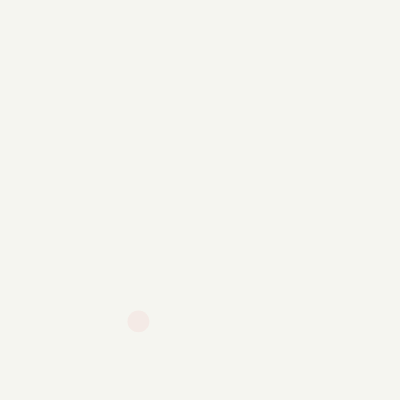
Frame 1 (no input)
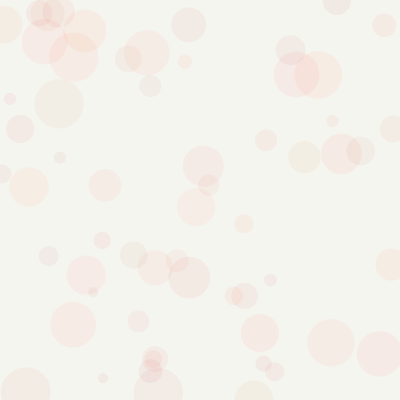
Frame 60 (no input)
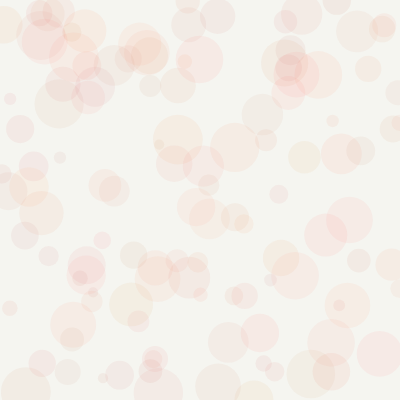
Frame 120 (the mouse pressed at the canvas centre since frame 60)

The p5.js sketch that drew these frames (run headless with seeded random() and noise() and a simulated clock; from frame 60 on, the mouse is pressed at the canvas centre):

// p5.js sketch
// ── sketch.js
function setup() {
  createCanvas(400, 400);
  background(245, 245, 240);
}

function draw() {
  noStroke();
  fill(random(200, 255), random(100, 150), random(80, 120), 20);
  circle(random(width), random(height), random(10, 50));
}
// ── about.html
<!DOCTYPE html>
<html>
<head>
  <meta charset="UTF-8">
  <title>About — Grief Portrait</title>
  <link href="https://fonts.googleapis.com/css2?family=Crimson+Text:ital,wght@0,400;0,600;0,700;1,400&display=swap" rel="stylesheet">
  <link rel="stylesheet" href="css/style.css">
  <style>
    * { margin: 0; padding: 0; box-sizing: border-box; }
    
    body {
      font-family: 'Crimson Text', Georgia, serif;
      background: #F5F5F0;
      color: #1A1A1A;
      line-height: 1.7;
      overflow-x: hidden;
    }
    
    #bg-canvas {
      position: fixed;
      top: 0;
      left: 0;
      width: 100%;
      height: 100%;
      z-index: 0;
      pointer-events: none;
    }
    
    .about-page {
      position: relative;
      z-index: 1;
      max-width: 680px;
      margin: 0 auto;
      padding: 100px 40px 80px;
    }
    
    .about-page h1 {
      font-size: 3.2rem;
      font-weight: 700;
      margin-bottom: 0.5rem;
      background: linear-gradient(135deg, #C73E1D 0%, #2E5EAA 50%, #D4A017 100%);
      -webkit-background-clip: text;
      -webkit-text-fill-color: transparent;
      background-clip: text;
      line-height: 1.2;
    }
    
    .subtitle {
      font-size: 1.1rem;
      color: #666;
      font-style: italic;
      margin-bottom: 3rem;
    }
    
    .about-page h2 {
      font-size: 0.8rem;
      text-transform: uppercase;
      letter-spacing: 0.15em;
      margin-top: 3rem;
      margin-bottom: 1rem;
      font-weight: 600;
    }
    
    .about-page h2:nth-of-type(1) { color: #C73E1D; }
    .about-page h2:nth-of-type(2) { color: #2E5EAA; }
    .about-page h2:nth-of-type(3) { color: #8B6914; }
    .about-page h2:nth-of-type(4) { color: #5B4A3C; }
    
    .about-page p {
      margin-bottom: 1.3rem;
      font-size: 1.1rem;
      color: #333;
    }
    
    .about-page em {
      color: #C73E1D;
      font-style: italic;
    }
    
    .sources {
      list-style: none;
      padding: 0;
      margin-top: 1rem;
    }
    
    .sources li {
      margin-bottom: 0.8rem;
      font-size: 1rem;
      padding-left: 1.5rem;
      position: relative;
    }
    
    .sources li::before {
      content: "→";
      position: absolute;
      left: 0;
      color: #C73E1D;
    }
    
    .sources a {
      color: #1A1A1A;
      text-decoration: none;
      border-bottom: 1px solid #ccc;
      transition: border-color 0.3s;
    }
    
    .sources a:hover {
      border-bottom-color: #C73E1D;
    }
    
    .back-about {
      display: inline-block;
      margin-top: 4rem;
      padding: 12px 24px;
      border: 1px solid #1A1A1A;
      color: #1A1A1A;
      text-decoration: none;
      font-size: 0.9rem;
      transition: all 0.3s;
    }
    
    .back-about:hover {
      background: #1A1A1A;
      color: #F5F5F0;
    }
    
    @media (max-width: 600px) {
      .about-page h1 { font-size: 2.2rem; }
      .about-page { padding: 60px 24px; }
    }
  </style>
</head>
<body>
  <div id="bg-canvas"></div>
  
  <div class="about-page">
    <h1>About Grief Portrait</h1>
    <p class="subtitle">Computation as memorial</p>
    
    <h2>Concept</h2>
    <p>Half of the world's 7,000 languages may vanish by 2100. Most will leave no audio recording, no dictionary, no trace. <em>Grief Portrait</em> asks: what if a language's final presence could be visual?</p>
    <p>Each generative form grows from the phonetic structure of the language itself — Unicode values map to color, speaker count to density, vitality to saturation. The result is not a representation of the language, but a portrait of its absence.</p>
    
    <h2>Method</h2>
    <p>Built with p5.js and Perlin noise flow fields. Each particle's hue derives from the language's name in its own script. Fewer particles for dying languages. Slower movement for contemplation. The code is the memorial.</p>
    
    <h2>Sources</h2>
    <ul class="sources">
      <li><a href="https://unesdoc.unesco.org/ark:/48223/pf0000187026">UNESCO Atlas of the World's Languages in Danger</a></li>
      <li><a href="https://www.ethnologue.com">Ethnologue</a></li>
      <li><a href="https://en.wikipedia.org/wiki/Ainu_language">Wikipedia — Ainu language</a></li>
      <li><a href="https://en.wikipedia.org/wiki/Silbo_Gomero">Wikipedia — Silbo Gomero</a></li>
      <li><a href="https://en.wikipedia.org/wiki/Nǁng_language">Wikipedia — Nǁng language</a></li>
    </ul>

    <h2>Context</h2>
    <p>This project was built as part of a portfolio exploring computation as a medium for social documentation — connecting technical skill to questions of memory, loss, and preservation.</p>
    
    <a href="index.html" class="back-about">← Back to gallery</a>
  </div>

  <script src="https://cdnjs.cloudflare.com/ajax/libs/p5.js/1.9.0/p5.min.js"></script>
  <script>
    new p5(function(p) {
      let particles = [];
      
      p.setup = function() {
        let canvas = p.createCanvas(window.innerWidth, window.innerHeight);
        canvas.parent('bg-canvas');
        
        for (let i = 0; i < 40; i++) {
          particles.push({
            x: p.random(p.width),
            y: p.random(p.height),
            size: p.random(3, 8),
            speed: p.random(0.2, 0.6),
            hue: p.random([30, 200, 25])
          });
        }
      };
      
      p.draw = function() {
        p.background(245, 245, 240, 50); // very faint trail effect
        
        for (let pt of particles) {
          p.noStroke();
          p.fill(pt.hue, 60, 85, 60); // visible but soft
          p.circle(pt.x, pt.y, pt.size);
          
          pt.y -= pt.speed;
          pt.x += p.sin(p.frameCount * 0.008 + pt.y * 0.005) * 0.3;
          
          if (pt.y < -20) {
            pt.y = p.height + 20;
            pt.x = p.random(p.width);
          }
        }
      };
      
      p.windowResized = function() {
        p.resizeCanvas(window.innerWidth, window.innerHeight);
      };
    });
  </script>
</body>
</html>
// ── ainu-test.html
<!DOCTYPE html>
<html>
<head>
  <meta charset="UTF-8">
  <title>Ainu Language</title>
  <style>
    body {
      background-color: #F5F5F0;
      color: #1A1A1A;
      font-family: Georgia, serif;
      margin: 0;
      padding: 40px;
    }
    .container {
      max-width: 600px;
      margin: 0 auto;
    }
    h1 {
      font-size: 2.5rem;       
      margin-bottom: 0.2rem;  
    }
    p, li {
      line-height: 1.6;
   }
  </style>
</head>
<body>
  <div class="container">
  <h1 >アイヌ (Ainu)</h1>
  <p>The Ainu language is indigenous to northern Japan.</p>
  <ul>
    <li>Status: Critically Endangered</li>
    <li>Speakers: ~10 native speakers</li>
    <li>Region: Hokkaido, Japan</li>
  </ul>
  <p>Sample: "イランカラㇷ゚テ" (irankarapte — "hello")</p>
  </div>
</body>
</html>

// ── ainu.html
<!DOCTYPE html>
<html>
<head>
  <meta charset="UTF-8">
  <title>Ainu — Grief Portrait</title>
  <link href="https://fonts.googleapis.com/css2?family=Crimson+Text&display=swap" rel="stylesheet">
  <link rel="stylesheet" href="css/gallery.css">
</head>
<body>
  <a href="index.html" class="back-arrow">←</a>
  
  <div class="piece-page">
    <div class="canvas-container" id="canvas-container"></div>
    <div class="overlay">
      <div class="script">アイヌ</div>
      <h2>Ainu</h2>
      <p class="meta">Isolate · Hokkaido, Japan</p>
      <span class="status">Critically Endangered</span>
      <p class="meta">~10 native speakers</p>
      <p class="sample">"イランカラㇷ゚テ" — irankarapte, "hello"</p>
    </div>
  </div>
  <script src="https://cdnjs.cloudflare.com/ajax/libs/p5.js/1.9.0/p5.min.js"></script>
  <script>
   const ainuBaseHue = 48;    // warm amber gold
    const ainuSat = 50;       // muted, like old paper
    const ainuBri = 82;       // soft
    const ainuParticleCount = 700;     // dense but delicate
    const ainuFlowSpeed = 0.0012;      // contemplative
    
    new p5(function(p) {
      let particles = [];
      let flowField;
      let scl = 20;
      let cols, rows;
      let zoff = 0;
 
      p.setup = function() {
        p.createCanvas(window.innerWidth, window.innerHeight).parent('canvas-container');
        p.colorMode(p.HSB, 360, 100, 100, 100);
        p.background(42, 12, 97);
        cols = p.floor(p.width / scl);
        rows = p.floor(p.height / scl);
        flowField = new Array(cols * rows);
        for (let i = 0; i < ainuParticleCount; i++) {
          particles.push({
            pos: p.createVector(p.random(p.width), p.random(p.height)),
            vel: p.createVector(0, 0),
            acc: p.createVector(0, 0),
            prevPos: p.createVector(p.random(p.width), p.random(p.height)),
            hueOff: p.random(-25, 25)
          });
        }
      };

      p.draw = function() {
        let yoff = 0;
        for (let y = 0; y < rows; y++) {
          let xoff = 0;
          for (let x = 0; x < cols; x++) {
            let idx = x + y * cols;
            let angle = p.noise(xoff, yoff, zoff) * p.TWO_PI * 2;
            flowField[idx] = p5.Vector.fromAngle(angle).setMag(1);
            xoff += 0.1;
          }
          yoff += 0.1;
        }
        zoff += ainuFlowSpeed;

        for (let i = 0; i < particles.length; i++) {
          let pt = particles[i];
          let x = p.floor(pt.pos.x / scl);
          let y = p.floor(pt.pos.y / scl);
          let idx = x + y * cols;
          if (flowField[idx]) pt.acc.add(flowField[idx]);
          pt.vel.add(pt.acc);
          pt.vel.limit(2);
          pt.pos.add(pt.vel);
          pt.acc.mult(0);
          
          if (pt.pos.x > p.width) { pt.pos.x = 0; pt.prevPos.x = 0; }
          if (pt.pos.x < 0) { pt.pos.x = p.width; pt.prevPos.x = p.width; }
          if (pt.pos.y > p.height) { pt.pos.y = 0; pt.prevPos.y = 0; }
          if (pt.pos.y < 0) { pt.pos.y = p.height; pt.prevPos.y = p.height; }
          
          let h = (ainuBaseHue + pt.hueOff + 360) % 360;
          p.stroke(h, ainuSat + p.random(-10, 10), ainuBri + p.random(-10, 10), 15);
          p.strokeWeight(0.7);
          p.line(pt.pos.x, pt.pos.y, pt.prevPos.x, pt.prevPos.y);
          pt.prevPos.x = pt.pos.x;
          pt.prevPos.y = pt.pos.y;
        }
      };
    });
    
  </script>
</body>
</html>

// ── gallery.css
* {
  margin: 0;
  padding: 0;
  box-sizing: border-box;
}

body {
  font-family: 'Crimson Text', Georgia, serif;
  background: #F5F5F0;
  color: #1A1A1A;
  line-height: 1.6;
}

/* LANDING PAGE */
.landing {
  min-height: 100vh;
  display: flex;
  flex-direction: column;
  justify-content: center;
  align-items: center;
  text-align: center;
  padding: 40px;
  position: relative;
  z-index: 1;
}

.landing h1 {
  font-size: 4rem;
  font-weight: 700;
  margin-bottom: 1rem;
  background: linear-gradient(135deg, #C73E1D 0%, #2E5EAA 50%, #D4A017 100%);
  -webkit-background-clip: text;
  -webkit-text-fill-color: transparent;
  background-clip: text;
}

.landing p {
  font-size: 1.2rem;
  max-width: 500px;
  margin-bottom: 2.5rem;
  color: #555;
}

.language-list {
  list-style: none;
  display: flex;
  gap: 40px;
  flex-wrap: wrap;
  justify-content: center;
}

.language-list a {
  color: #1A1A1A;
  text-decoration: none;
  font-size: 1.2rem;
  border-bottom: 1px solid transparent;
  transition: border-color 0.3s;
  padding-bottom: 2px;
}

.language-list a:hover {
  border-bottom-color: #1A1A1A;
}

.about-link {
  margin-top: 2rem;
  color: #888;
  text-decoration: none;
  font-size: 0.9rem;
  transition: color 0.3s;
}

.about-link:hover {
  color: #1A1A1A;
}

/* LANGUAGE PAGES */
.piece-page {
  position: relative;
  width: 100vw;
  height: 100vh;
  overflow: hidden;
}

.canvas-container {
  position: absolute;
  top: 0;
  left: 0;
  width: 100%;
  height: 100%;
}

.back-arrow {
  position: fixed;
  top: 24px;
  left: 24px;
  z-index: 100;
  color: #1A1A1A;
  text-decoration: none;
  font-size: 1.4rem;
  width: 44px;
  height: 44px;
  display: flex;
  align-items: center;
  justify-content: center;
  border-radius: 50%;
  background: rgba(245, 245, 240, 0.9);
}

.overlay {
  position: absolute;
  bottom: 40px;
  left: 40px;
  z-index: 10;
  background: rgba(245, 245, 240, 0.95);
  padding: 28px 32px;
  max-width: 320px;
  border-left: 4px solid;
}

.overlay.ainu { border-left-color: #C73E1D; }
.overlay.silbo { border-left-color: #2E5EAA; }
.overlay.nuu { border-left-color: #8B6914; }

.overlay .script {
  font-size: 3rem;
  line-height: 1;
  margin-bottom: 6px;
  font-weight: 600;
}

.overlay h2 {
  font-size: 1.5rem;
  margin-bottom: 4px;
  font-weight: 700;
}

.overlay .meta {
  font-size: 0.85rem;
  color: #666;
  margin-bottom: 8px;
}

.overlay .status {
  display: inline-block;
  font-size: 0.7rem;
  text-transform: uppercase;
  letter-spacing: 0.1em;
  padding: 3px 8px;
  margin-bottom: 8px;
  border: 1px solid;
  font-weight: 600;
}

.overlay.ainu .status { color: #C73E1D; border-color: #C73E1D; }
.overlay.silbo .status { color: #2E5EAA; border-color: #2E5EAA; }
.overlay.nuu .status { color: #8B6914; border-color: #8B6914; }

.overlay .sample {
  font-size: 0.9rem;
  font-style: italic;
  color: #444;
  margin-top: 6px;
  padding-top: 6px;
  border-top: 1px solid #ddd;
}

/* ABOUT PAGE */
.about-page {
  max-width: 640px;
  margin: 0 auto;
  padding: 80px 40px;
}

.about-page h1 {
  font-size: 2.5rem;
  margin-bottom: 0.5rem;
  background: linear-gradient(135deg, #C73E1D 0%, #2E5EAA 50%, #D4A017 100%);
  -webkit-background-clip: text;
  -webkit-text-fill-color: transparent;
  background-clip: text;
}

.about-page .subtitle {
  font-size: 1.1rem;
  color: #666;
  font-style: italic;
  margin-bottom: 2.5rem;
}

.about-page h2 {
  font-size: 0.8rem;
  text-transform: uppercase;
  letter-spacing: 0.15em;
  margin-top: 2.5rem;
  margin-bottom: 0.8rem;
  font-weight: 700;
}

.about-page h2:nth-of-type(1) { color: #C73E1D; }
.about-page h2:nth-of-type(2) { color: #2E5EAA; }
.about-page h2:nth-of-type(3) { color: #8B6914; }
.about-page h2:nth-of-type(4) { color: #5B4A3C; }

.about-page p {
  margin-bottom: 1.2rem;
  font-size: 1.05rem;
  color: #333;
}

.about-page em {
  color: #C73E1D;
  font-style: italic;
}

.sources {
  list-style: none;
  padding: 0;
}

.sources li {
  margin-bottom: 0.6rem;
  font-size: 0.95rem;
  padding-left: 1.2rem;
  position: relative;
}

.sources li::before {
  content: "→";
  position: absolute;
  left: 0;
  color: #C73E1D;
}

.sources a {
  color: #1A1A1A;
  text-decoration: none;
  border-bottom: 1px solid #ccc;
}

.sources a:hover {
  border-bottom-color: #C73E1D;
}

.back-about {
  display: inline-block;
  margin-top: 3rem;
  padding: 10px 20px;
  border: 1px solid #1A1A1A;
  color: #1A1A1A;
  text-decoration: none;
  font-size: 0.9rem;
}

.back-about:hover {
  background: #1A1A1A;
  color: #F5F5F0;
}

/* MOBILE */
@media (max-width: 600px) {
  .landing h1 { font-size: 2.5rem; }
  .language-list { gap: 24px; }
  .overlay { bottom: 20px; left: 20px; padding: 20px; max-width: 280px; }
  .overlay .script { font-size: 2.2rem; }
  .about-page { padding: 60px 24px; }
}

// ── nuu.html
<!DOCTYPE html>
<html>
<head>
  <meta charset="UTF-8">
  <title>Nǀuu — Grief Portrait</title>
  <link href="https://fonts.googleapis.com/css2?family=Crimson+Text&display=swap" rel="stylesheet">
  <link rel="stylesheet" href="css/style.css">
</head>
<body>
  <a href="index.html" class="back">← Back</a>
  
  <div class="piece-page">
    <div class="overlay">
      <h2>Nǀuu (Nǁng)</h2>
      <p>Tuu | South Africa</p>
      <p>~3 speakers | Critically Endangered</p>
      <p style="margin-top: 0.5rem; font-style: italic;">Click consonants: ǀ (dental), ǁ (lateral), ǃ (alveolar)</p>
    </div>
    <div id="canvas-container"></div>
  </div>

  <script src="https://cdnjs.cloudflare.com/ajax/libs/p5.js/1.9.0/p5.min.js"></script>
  <script>
    // Nǀuu (Nǁng) — sparse, ancient, almost gone
    const nuuHue = 18;           // rust/ochre, Kalahari earth
    const nuuSat = 75;           // earthy, saturated
    const nuuBri = 68;           // darker, heavier
    const nuuParticles = 250;    // sparse, like the last speakers
    const nuuSpeed = 0.0008;     // very slow, contemplative

    new p5(function(p) {
      let particles = [];
      let flowField;
      let scl = 20;
      let cols, rows;
      let zoff = 0;

      p.setup = function() {
        p.createCanvas(window.innerWidth, window.innerHeight).parent('canvas-container');
        p.colorMode(p.HSB, 360, 100, 100, 100);
        p.background(25, 15, 94); // warm sand off-white
        cols = p.floor(p.width / scl);
        rows = p.floor(p.height / scl);
        flowField = new Array(cols * rows);
        for (let i = 0; i < nuuParticles; i++) {
          particles.push({
            pos: p.createVector(p.random(p.width), p.random(p.height)),
            vel: p.createVector(0, 0),
            acc: p.createVector(0, 0),
            prevPos: p.createVector(p.random(p.width), p.random(p.height)),
            hueOff: p.random(-15, 15)
          });
        }
      };

      p.draw = function() {
        let yoff = 0;
        for (let y = 0; y < rows; y++) {
          let xoff = 0;
          for (let x = 0; x < cols; x++) {
            let idx = x + y * cols;
            let angle = p.noise(xoff, yoff, zoff) * p.TWO_PI * 2;
            flowField[idx] = p5.Vector.fromAngle(angle).setMag(1);
            xoff += 0.1;
          }
          yoff += 0.1;
        }
        zoff += nuuSpeed;

        for (let i = 0; i < particles.length; i++) {
          let pt = particles[i];
          let x = p.floor(pt.pos.x / scl);
          let y = p.floor(pt.pos.y / scl);
          let idx = x + y * cols;
          if (flowField[idx]) pt.acc.add(flowField[idx]);
          pt.vel.add(pt.acc);
          pt.vel.limit(2);
          pt.pos.add(pt.vel);
          pt.acc.mult(0);
          
          if (pt.pos.x > p.width) { pt.pos.x = 0; pt.prevPos.x = 0; }
          if (pt.pos.x < 0) { pt.pos.x = p.width; pt.prevPos.x = p.width; }
          if (pt.pos.y > p.height) { pt.pos.y = 0; pt.prevPos.y = 0; }
          if (pt.pos.y < 0) { pt.pos.y = p.height; pt.prevPos.y = p.height; }
          
          let h = (nuuHue + pt.hueOff + 360) % 360;
          p.stroke(h, nuuSat + p.random(-10, 10), nuuBri + p.random(-10, 10), 12);
          p.strokeWeight(0.5);
          p.line(pt.pos.x, pt.pos.y, pt.prevPos.x, pt.prevPos.y);
          pt.prevPos.x = pt.pos.x;
          pt.prevPos.y = pt.pos.y;
        }
      };
    });
  </script>
</body>
</html>
      
          
       
// ── silbo.html
<!DOCTYPE html>
<html>
<head>
  <meta charset="UTF-8">
  <title>Silbo Gomero — Grief Portrait</title>
  <link href="https://fonts.googleapis.com/css2?family=Crimson+Text&display=swap" rel="stylesheet">
  <link rel="stylesheet" href="css/gallery.css">
</head>
<body>
  <a href="index.html" class="back-arrow">←</a>
  
  <div class="piece-page">
    <div class="canvas-container" id="canvas-container"></div>
    <div class="overlay silbo">
      <div class="script">Silbo</div>
      <h2>Silbo Gomero</h2>
      <p class="meta">Indo-European · La Gomera, Canary Islands</p>
      <span class="status">Vulnerable</span>
      <p class="meta">~22,000 speakers</p>
      <p class="sample">Whistled Spanish — "hola" rendered in whistles</p>
    </div>
  </div>
  <script src="https://cdnjs.cloudflare.com/ajax/libs/p5.js/1.9.0/p5.min.js"></script>
  <script>
   // Silbo Gomero — whistled wind
    const silboHue = 195;      // cyan-teal
    const silboSat = 55;       // muted, like sea foam
    const silboBri = 90;       // bright, airy
    const silboParticleCount = 600; // wind-like
    const silboFlowSpeed = 0.0015;  // meditative

    new p5(function(p) {
      let particles = [];
      let flowField;
      let scl = 20;
      let cols, rows;
      let zoff = 0;

      p.setup = function() {
        p.createCanvas(window.innerWidth, window.innerHeight).parent('canvas-container');
        p.colorMode(p.HSB, 360, 100, 100, 100);
        p.background(190, 10, 98);
        cols = p.floor(p.width / scl);
        rows = p.floor(p.height / scl);
        flowField = new Array(cols * rows);
        for (let i = 0; i < 300; i++) {
          particles.push({
            pos: p.createVector(p.random(p.width), p.random(p.height)),
            vel: p.createVector(0, 0),
            acc: p.createVector(0, 0),
            prevPos: p.createVector(p.random(p.width), p.random(p.height)),
            hueOff: p.random(-30, 30)
          });
        }
      };

      p.draw = function() {
        let yoff = 0;
        for (let y = 0; y < rows; y++) {
          let xoff = 0;
          for (let x = 0; x < cols; x++) {
            let idx = x + y * cols;
            let angle = p.noise(xoff, yoff, zoff) * p.TWO_PI * 2;
            flowField[idx] = p5.Vector.fromAngle(angle).setMag(1);
            xoff += 0.1;
          }
          yoff += 0.1;
        }
        zoff += 0.003;

        for (let i = 0; i < particles.length; i++) {
          let pt = particles[i];
          let x = p.floor(pt.pos.x / scl);
          let y = p.floor(pt.pos.y / scl);
          let idx = x + y * cols;
          if (flowField[idx]) pt.acc.add(flowField[idx]);
          pt.vel.add(pt.acc);
          pt.vel.limit(2);
          pt.pos.add(pt.vel);
          pt.acc.mult(0);
          
          if (pt.pos.x > p.width) { pt.pos.x = 0; pt.prevPos.x = 0; }
          if (pt.pos.x < 0) { pt.pos.x = p.width; pt.prevPos.x = p.width; }
          if (pt.pos.y > p.height) { pt.pos.y = 0; pt.prevPos.y = 0; }
          if (pt.pos.y < 0) { pt.pos.y = p.height; pt.prevPos.y = p.height; }
          
          let h = (silboHue + pt.hueOff + 360) % 360;
          p.stroke(h, silboSat + p.random(-10, 10), silboBri + p.random(-10, 10), 18);
          p.strokeWeight(0.8);
          p.line(pt.pos.x, pt.pos.y, pt.prevPos.x, pt.prevPos.y);
          pt.prevPos.x = pt.pos.x;
          pt.prevPos.y = pt.pos.y;
        }
      };
    });
    </script>
</body>
</html>

// ── style.css
* { margin: 0; padding: 0; box-sizing: border-box; }

body {
  font-family: 'Crimson Text', Georgia, serif;
  background: #F5F5F0;
  color: #1A1A1A;
  line-height: 1.6;
}

.landing {
  min-height: 100vh;
  display: flex;
  flex-direction: column;
  justify-content: center;
  align-items: center;
  text-align: center;
  padding: 40px;
}

.landing h1 {
  font-size: 3rem;
  margin-bottom: 0.5rem;
}

.landing p {
  font-size: 1.2rem;
  max-width: 500px;
  margin-bottom: 2rem;
}

.language-list {
  list-style: none;
  display: flex;
  gap: 40px;
}

.language-list a {
  color: #1A1A1A;
  text-decoration: none;
  font-size: 1.1rem;
  border-bottom: 1px solid transparent;
  transition: border-color 0.3s;
}

.language-list a:hover {
  border-bottom-color: #1A1A1A;
}

.piece-page {
  position: relative;
  min-height: 100vh;
}

.overlay {
  position: absolute;
  bottom: 40px;
  left: 40px;
  z-index: 10;
  background: rgba(245, 245, 240, 0.9);
  padding: 20px;
  max-width: 300px;
}

.overlay h2 {
  font-size: 1.5rem;
  margin-bottom: 0.3rem;
}

.overlay p {
  font-size: 0.9rem;
  color: #555;
}

.back {
  position: absolute;
  top: 20px;
  left: 20px;
  z-index: 10;
  color: #1A1A1A;
  text-decoration: none;
  font-size: 0.9rem;
}

canvas {
  display: block;
  width: 100vw;
  height: 100vh;
}

.piece-page {
  position: relative;
  width: 100vw;
  height: 100vh;
  overflow: hidden;
  background: #F5F5F0;
}

.canvas-container {
  position: absolute;
  top: 0;
  left: 0;
  width: 100%;
  height: 100%;
  z-index: 1;
}

.overlay {
  position: absolute;
  bottom: 50px;
  left: 50px;
  z-index: 10;
  background: rgba(245, 245, 240, 0.95);
  padding: 32px 36px;
  max-width: 340px;
  border-left: 3px solid;
  opacity: 0;
  transform: translateY(20px);
  animation: slideUpFade 1.2s ease-out 0.8s forwards;
}

@keyframes slideUpFade {
  to { opacity: 1; transform: translateY(0); }
}

.overlay.ainu { border-left-color: #C73E1D; }
.overlay.silbo { border-left-color: #2E5EAA; }
.overlay.nuu { border-left-color: #8B6914; }

.overlay .script {
  font-size: 3.5rem;
  line-height: 1;
  margin-bottom: 8px;
  opacity: 0.9;
}

.overlay h2 {
  font-size: 1.6rem;
  margin-bottom: 4px;
  font-weight: 700;
}

.overlay .meta {
  font-size: 0.85rem;
  color: #666;
  margin-bottom: 12px;
  letter-spacing: 0.02em;
}

.overlay .status {
  display: inline-block;
  font-size: 0.75rem;
  text-transform: uppercase;
  letter-spacing: 0.1em;
  padding: 4px 10px;
  margin-bottom: 12px;
  border: 1px solid;
}

.overlay.ainu .status { color: #C73E1D; border-color: #C73E1D; }
.overlay.silbo .status { color: #2E5EAA; border-color: #2E5EAA; }
.overlay.nuu .status { color: #8B6914; border-color: #8B6914; }

.overlay .sample {
  font-size: 0.95rem;
  font-style: italic;
  color: #444;
  margin-top: 8px;
  padding-top: 8px;
  border-top: 1px solid #ddd;
}

.back-arrow {
  position: absolute;
  top: 32px;
  left: 32px;
  z-index: 10;
  color: #1A1A1A;
  text-decoration: none;
  font-size: 1.5rem;
  opacity: 0;
  animation: fadeIn 0.8s ease-out 0.3s forwards;
  width: 48px;
  height: 48px;
  display: flex;
  align-items: center;
  justify-content: center;
  border-radius: 50%;
  background: rgba(245, 245, 240, 0.9);
  transition: background 0.3s;
}

.back-arrow:hover {
  background: rgba(230, 230, 220, 0.95);
}

@keyframes fadeIn {
  to { opacity: 1; }
}
